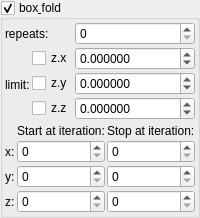
    <widget class="MyGroupBox" name="groupCheck_transf_function_enabled_false">
     <property name="toolTip">
      <string/>
     </property>
     <property name="title">
      <string>box&amp; fold</string>
     </property>
     <property name="checkable">
      <bool>true</bool>
     </property>
     <layout class="QVBoxLayout" name="verticalLayout_37" stretch="0,0">
      <property name="spacing">
       <number>2</number>
      </property>
      <property name="leftMargin">
       <number>2</number>
      </property>
      <property name="topMargin">
       <number>2</number>
      </property>
      <property name="rightMargin">
       <number>2</number>
      </property>
      <property name="bottomMargin">
       <number>2</number>
      </property>
      <item>
       <layout class="QGridLayout" name="gridLayout_4" columnstretch="0,0,1">
        <property name="spacing">
         <number>2</number>
        </property>
        <item row="1" column="2">
         <widget class="MyDoubleSpinBox" name="spinbox3_transf_offset_111_x">
          <property name="enabled">
           <bool>true</bool>
          </property>
          <property name="sizePolicy">
           <sizepolicy hsizetype="Minimum" vsizetype="Maximum">
            <horstretch>0</horstretch>
            <verstretch>0</verstretch>
           </sizepolicy>
          </property>
          <property name="prefix">
           <string/>
          </property>
          <property name="decimals">
           <number>6</number>
          </property>
          <property name="minimum">
           <double>-99.989999999999995</double>
          </property>
          <property name="singleStep">
           <double>0.100000000000000</double>
          </property>
         </widget>
        </item>
        <item row="2" column="2">
         <widget class="MyDoubleSpinBox" name="spinbox3_transf_offset_111_y">
          <property name="enabled">
           <bool>true</bool>
          </property>
          <property name="sizePolicy">
           <sizepolicy hsizetype="Minimum" vsizetype="Maximum">
            <horstretch>0</horstretch>
            <verstretch>0</verstretch>
           </sizepolicy>
          </property>
          <property name="decimals">
           <number>6</number>
          </property>
          <property name="minimum">
           <double>-99.989999999999995</double>
          </property>
          <property name="maximum">
           <double>99.989999999999995</double>
          </property>
          <property name="singleStep">
           <double>0.100000000000000</double>
          </property>
         </widget>
        </item>
        <item row="3" column="2">
         <widget class="MyDoubleSpinBox" name="spinbox3_transf_offset_111_z">
          <property name="enabled">
           <bool>true</bool>
          </property>
          <property name="sizePolicy">
           <sizepolicy hsizetype="Minimum" vsizetype="Maximum">
            <horstretch>0</horstretch>
            <verstretch>0</verstretch>
           </sizepolicy>
          </property>
          <property name="decimals">
           <number>6</number>
          </property>
          <property name="minimum">
           <double>-99.989999999999995</double>
          </property>
          <property name="maximum">
           <double>99.989999999999995</double>
          </property>
          <property name="singleStep">
           <double>0.100000000000000</double>
          </property>
         </widget>
        </item>
        <item row="1" column="0" rowspan="4">
         <widget class="QLabel" name="label_23">
          <property name="text">
           <string>limit:</string>
          </property>
          <property name="wordWrap">
           <bool>true</bool>
          </property>
         </widget>
        </item>
        <item row="1" column="1">
         <widget class="MyCheckBox" name="checkBox_transf_function_enabledAx">
          <property name="text">
           <string notr="true">z.x</string>
          </property>
         </widget>
        </item>
        <item row="2" column="1">
         <widget class="MyCheckBox" name="checkBox_transf_function_enabledAy">
          <property name="text">
           <string notr="true">z.y</string>
          </property>
         </widget>
        </item>
        <item row="3" column="1">
         <widget class="MyCheckBox" name="checkBox_transf_function_enabledAz">
          <property name="text">
           <string notr="true">z.z</string>
          </property>
         </widget>
        </item>
        <item row="0" column="2">
         <widget class="MySpinBox" name="spinboxInt_transf_int8_X">
          <property name="sizePolicy">
           <sizepolicy hsizetype="Minimum" vsizetype="Maximum">
            <horstretch>0</horstretch>
            <verstretch>0</verstretch>
           </sizepolicy>
          </property>
          <property name="maximum">
           <number>999</number>
          </property>
         </widget>
        </item>
        <item row="0" column="0" colspan="2">
         <widget class="QLabel" name="label_17">
          <property name="text">
           <string>repeats:</string>
          </property>
         </widget>
        </item>
       </layout>
      </item>
      <item>
       <layout class="QGridLayout" name="gridLayout_18" columnstretch="0,0,1,1">
        <property name="spacing">
         <number>2</number>
        </property>
        <item row="3" column="1">
         <widget class="QLabel" name="label_25">
          <property name="text">
           <string notr="true">y:</string>
          </property>
         </widget>
        </item>
        <item row="2" column="2">
         <widget class="MySpinBox" name="spinboxInt_transf_start_iterations_A">
          <property name="sizePolicy">
           <sizepolicy hsizetype="Minimum" vsizetype="Maximum">
            <horstretch>0</horstretch>
            <verstretch>0</verstretch>
           </sizepolicy>
          </property>
          <property name="maximum">
           <number>999</number>
          </property>
         </widget>
        </item>
        <item row="2" column="1">
         <widget class="QLabel" name="label_19">
          <property name="text">
           <string notr="true">x:</string>
          </property>
         </widget>
        </item>
        <item row="4" column="3">
         <widget class="MySpinBox" name="spinboxInt_transf_stop_iterations_C">
          <property name="sizePolicy">
           <sizepolicy hsizetype="Minimum" vsizetype="Maximum">
            <horstretch>0</horstretch>
            <verstretch>0</verstretch>
           </sizepolicy>
          </property>
          <property name="maximum">
           <number>999</number>
          </property>
         </widget>
        </item>
        <item row="3" column="3">
         <widget class="MySpinBox" name="spinboxInt_transf_stop_iterations_B">
          <property name="sizePolicy">
           <sizepolicy hsizetype="Minimum" vsizetype="Maximum">
            <horstretch>0</horstretch>
            <verstretch>0</verstretch>
           </sizepolicy>
          </property>
          <property name="maximum">
           <number>999</number>
          </property>
         </widget>
        </item>
        <item row="3" column="2">
         <widget class="MySpinBox" name="spinboxInt_transf_start_iterations_B">
          <property name="sizePolicy">
           <sizepolicy hsizetype="Minimum" vsizetype="Maximum">
            <horstretch>0</horstretch>
            <verstretch>0</verstretch>
           </sizepolicy>
          </property>
          <property name="maximum">
           <number>999</number>
          </property>
         </widget>
        </item>
        <item row="2" column="3">
         <widget class="MySpinBox" name="spinboxInt_transf_stop_iterations_A">
          <property name="sizePolicy">
           <sizepolicy hsizetype="Minimum" vsizetype="Maximum">
            <horstretch>0</horstretch>
            <verstretch>0</verstretch>
           </sizepolicy>
          </property>
          <property name="maximum">
           <number>999</number>
          </property>
         </widget>
        </item>
        <item row="4" column="2">
         <widget class="MySpinBox" name="spinboxInt_transf_start_iterations_C">
          <property name="sizePolicy">
           <sizepolicy hsizetype="Minimum" vsizetype="Maximum">
            <horstretch>0</horstretch>
            <verstretch>0</verstretch>
           </sizepolicy>
          </property>
          <property name="maximum">
           <number>999</number>
          </property>
         </widget>
        </item>
        <item row="1" column="3">
         <widget class="QLabel" name="label_49">
          <property name="text">
           <string>Stop at iteration:</string>
          </property>
         </widget>
        </item>
        <item row="1" column="2">
         <widget class="QLabel" name="label_68">
          <property name="text">
           <string>Start at iteration:</string>
          </property>
         </widget>
        </item>
        <item row="4" column="1">
         <widget class="QLabel" name="label_21">
          <property name="text">
           <string notr="true">z:</string>
          </property>
         </widget>
        </item>
       </layout>
      </item>
     </layout>
    </widget>
